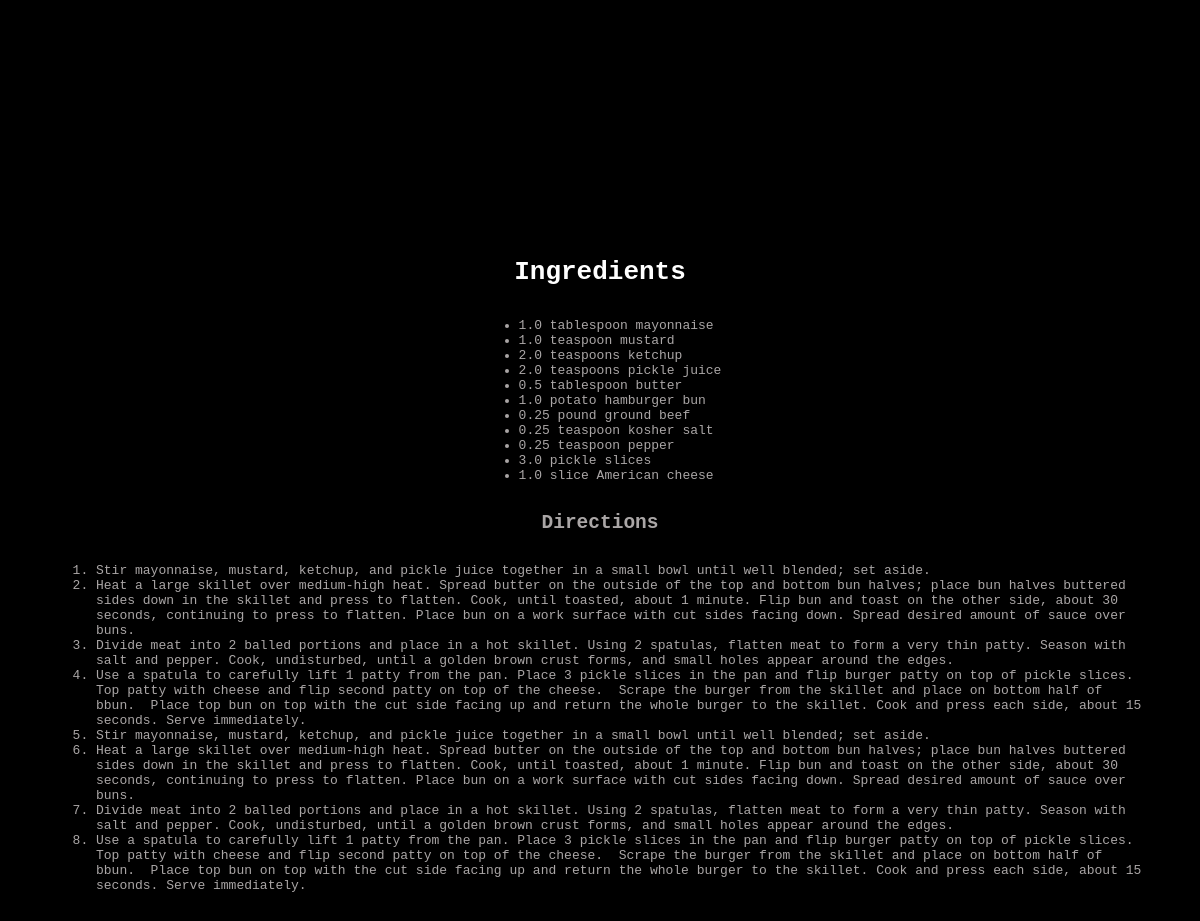
The page /recipe/1 (signed in) on the database its author committed.
### app_logic/models.py (models this page shows)
class Ingredient(db.Model):
    __tablename__ = 'ingredients'
    id = db.Column(db.Integer, primary_key=True)
    name = db.Column(db.String(128), nullable=False)
    recipe_id = db.Column(db.Integer, db.ForeignKey('recipes.id'), nullable=False)
    quantity = db.Column(db.Float)
    unit = db.Column(db.String(128))
    recipe = db.relationship('Recipe', back_populates='ingredients')

class Step(db.Model):
    __tablename__ = 'steps'
    id = db.Column(db.Integer, primary_key=True)
    description = db.Column(db.String(10000), nullable=False)
    recipe_id = db.Column(db.Integer, db.ForeignKey('recipes.id'), nullable=False)
    recipe = db.relationship('Recipe', back_populates='steps')

### app_logic/routes.py (the view)
@main.route("/recipe/<int:recipe_id>")
@login_required
def view_recipe(recipe_id):
    recipe = Recipe.query.get_or_404(recipe_id)
    return render_template("recipe.html", recipe=recipe)

### app_logic/routes.py (called while the page is built)
@login_manager.user_loader
def load_user(user_id):
    return Users.query.get(int(user_id))

### app_logic/templates/recipe.html (shortened to what this page needs)
<!DOCTYPE html>
<html lang="en">
<head>
   <link rel="stylesheet"href="{{ url_for('static', filename='css/base.css') }}">
</head>
<body>
    <h1>Ingredients</h1>
   <ul name="ingredient-list">
        {% for ingredient in recipe.ingredients %}
            <li> {{ ingredient.quantity ~ ' ' ~ ingredient.unit ~ ' ' ~ ingredient.name }} </li>
        {% endfor %}
   </ul>
   <h2>Directions</h2>
   <ol>
    {% for step in recipe.steps %}
        <li>
            {{step.description}}
        </li>
    {%endfor%}
   </ol>
</body>
</html>

### app_logic/static/css/base.css (style rules this page uses)
:root { --color-primary: teal }
html { background: #000000; margin: 0; padding: 0; width: 100vw; height: 100vh; }
body { color: #aaa6a6; display: flex; flex-direction: column; margin-top: 12rem; font-family: monospace; background: black; padding: 3rem; align-items: center; }
h1 { color: white; }

### rows shown on the page
Ingredient: quantity+unit+name "1.0 tablespoon mayonnaise"
Ingredient: quantity+unit+name "1.0 teaspoon mustard"
Ingredient: quantity+unit+name "2.0 teaspoons ketchup"
Ingredient: quantity+unit+name "2.0 teaspoons pickle juice"
Ingredient: quantity+unit+name "0.5 tablespoon butter"
Ingredient: quantity+unit+name "1.0 potato hamburger bun"
Ingredient: quantity+unit+name "0.25 pound ground beef"
Ingredient: quantity+unit+name "0.25 teaspoon kosher salt"
Ingredient: quantity+unit+name "0.25 teaspoon pepper"
Ingredient: quantity+unit+name "3.0 pickle slices"
Ingredient: quantity+unit+name "1.0 slice American cheese"
Step: description "Stir mayonnaise, mustard, ketchup, and pickle juice together in a small bowl until well blended; set aside."
Step: description "Heat a large skillet over medium-high heat. Spread butter on the outside of the top and bottom bun halves; place bun halves buttered sides down in the skillet and press to flatten. Cook, until toasted, about 1 minute. Flip bun and toast on the other side, about 30 seconds, continuing to press to flatten. Place bun on a work surface with cut sides facing down. Spread desired amount of sauce over buns."
Step: description "Divide meat into 2 balled portions and place in a hot skillet. Using 2 spatulas, flatten meat to form a very thin patty. Season with salt and pepper. Cook, undisturbed, until a golden brown crust forms, and small holes appear around the edges."
Step: description "Use a spatula to carefully lift 1 patty from the pan. Place 3 pickle slices in the pan and flip burger patty on top of pickle slices. Top patty with cheese and flip second patty on top of the cheese. Scrape the burger from the skillet and place on bottom half of bbun. Place top bun on top with the cut side facing up and return the whole burger to the skillet. Cook and press each side, about 15 seconds. Serve immediately."
Step: description "Stir mayonnaise, mustard, ketchup, and pickle juice together in a small bowl until well blended; set aside."
Step: description "Heat a large skillet over medium-high heat. Spread butter on the outside of the top and bottom bun halves; place bun halves buttered sides down in the skillet and press to flatten. Cook, until toasted, about 1 minute. Flip bun and toast on the other side, about 30 seconds, continuing to press to flatten. Place bun on a work surface with cut sides facing down. Spread desired amount of sauce over buns."
Step: description "Divide meat into 2 balled portions and place in a hot skillet. Using 2 spatulas, flatten meat to form a very thin patty. Season with salt and pepper. Cook, undisturbed, until a golden brown crust forms, and small holes appear around the edges."
Step: description "Use a spatula to carefully lift 1 patty from the pan. Place 3 pickle slices in the pan and flip burger patty on top of pickle slices. Top patty with cheese and flip second patty on top of the cheese. Scrape the burger from the skillet and place on bottom half of bbun. Place top bun on top with the cut side facing up and return the whole burger to the skillet. Cook and press each side, about 15 seconds. Serve immediately."
